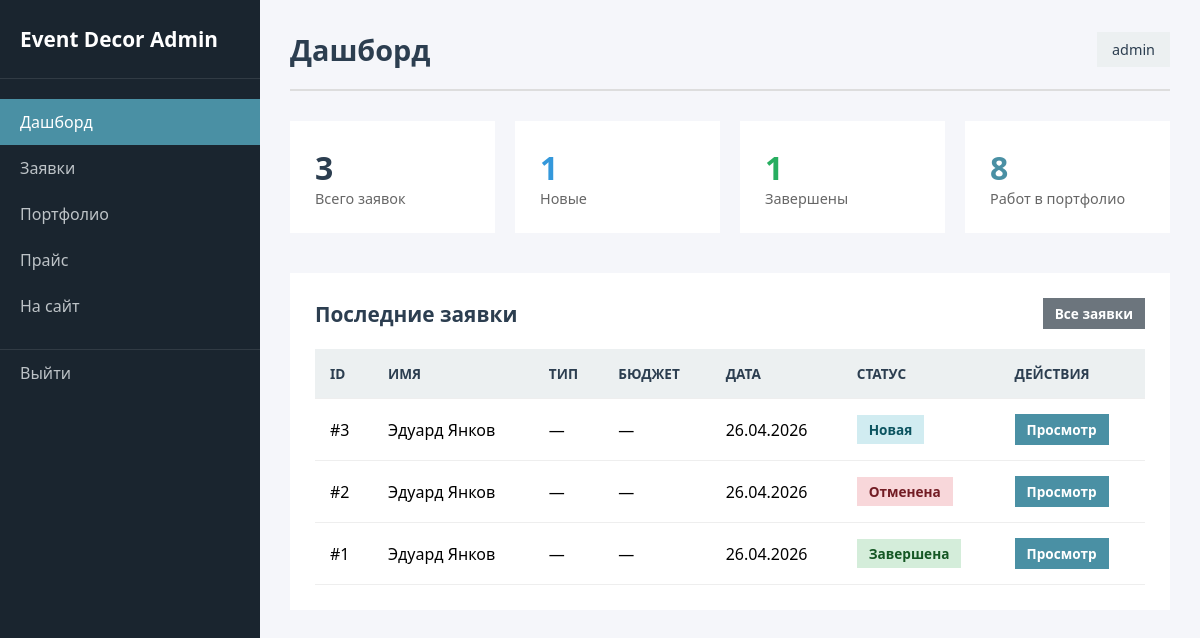
Page /admin (signed in) on the committed database.
### app.py (models this page shows)
class Order(db.Model):
    id = db.Column(db.Integer, primary_key=True)
    name = db.Column(db.String(100), nullable=False)
    phone = db.Column(db.String(20), nullable=False)
    email = db.Column(db.String(100), default='')
    event_date = db.Column(db.String(50))
    event_type = db.Column(db.String(50))
    sub_type = db.Column(db.String(50))
    budget = db.Column(db.String(50))
    message = db.Column(db.Text)
    status = db.Column(db.String(20), default='new')  # new, completed, cancelled
    created_at = db.Column(db.DateTime, default=datetime.utcnow)

### app.py (the view)
@app.route('/admin')
@login_required
def admin_dashboard():
    stats = {
        'total_orders': Order.query.count(),
        'new_orders': Order.query.filter_by(status='new').count(),
        'completed': Order.query.filter_by(status='completed').count(),
        'portfolio_items': PortfolioItem.query.count()
    }
    recent_orders = Order.query.order_by(Order.created_at.desc()).limit(5).all()
    return render_template('admin/dashboard.html', stats=stats, recent_orders=recent_orders)

### app.py (called while the page is built)
def login_required(f):
    @wraps(f)
    def decorated_function(*args, **kwargs):
        if 'logged_in' not in session:
            flash('Пожалуйста, войдите в систему', 'warning')
            return redirect(url_for('admin_login'))
        return f(*args, **kwargs)
    return decorated_function

### templates/admin/dashboard.html (shortened to what this page needs)
{% extends 'admin/base.html' %}
{% block page_title %}Дашборд{% endblock %}
{% block content %}
<div class="dashboard-stats">
    <div class="stat-card">
        <div class="stat-content">
            <span class="stat-number">{{ stats.total_orders }}</span>
            <span class="stat-label">Всего заявок</span>
        </div>
    </div>
    <div class="stat-card new">
        <div class="stat-content">
            <span class="stat-number">{{ stats.new_orders }}</span>
            <span class="stat-label">Новые</span>
        </div>
    </div>
    <div class="stat-card completed">
        <div class="stat-content">
            <span class="stat-number">{{ stats.completed }}</span>
            <span class="stat-label">Завершены</span>
        </div>
    </div>
    <div class="stat-card portfolio">
        <div class="stat-content">
            <span class="stat-number">{{ stats.portfolio_items }}</span>
            <span class="stat-label">Работ в портфолио</span>
        </div>
    </div>
</div>
<div class="dashboard-section">
    <div class="section-header">
        <h2>Последние заявки</h2>
        <a href="{{ url_for('admin_orders') }}" class="btn btn-secondary btn-sm">Все заявки</a>
    </div>
    <div class="table-container">
        <table class="admin-table">
            <thead>
                <tr>
                    <th>ID</th>
                    <th>Имя</th>
                    <th>Тип</th>
                    <th>Бюджет</th>
                    <th>Дата</th>
                    <th>Статус</th>
                    <th>Действия</th>
                </tr>
            </thead>
            <tbody>
                {% for order in recent_orders %}
                <tr>
                    <td>#{{ order.id }}</td>
                    <td>{{ order.name }}</td>
                    <td>{{ order.event_type or '—' }}{% if order.sub_type %} ({{ order.sub_type }}){% endif %}</td>
                    <td>{{ order.budget or '—' }}</td>
                    <td>{{ order.created_at.strftime('%d.%m.%Y') }}</td>
                    <td>
                        <span class="status-badge status-{{ order.status }}">
                            {% if order.status == 'new' %}Новая
                            {% elif order.status == 'completed' %}Завершена
                            {% elif order.status == 'cancelled' %}Отменена{% endif %}
                        </span>
                    </td>
                    <td>
                        <a href="{{ url_for('admin_order_detail', id=order.id) }}" class="btn btn-sm btn-primary">Просмотр</a>
                    </td>
                </tr>
                {% else %}
                <tr>
                    <td colspan="7" class="no-data">Заявок пока нет</td>
                </tr>
                {% endfor %}
            </tbody>
        </table>
    </div>
</div>
{% endblock %}

### static/css/admin.css (style rules this page uses)
:root { --admin-primary: #4a90a4; --admin-primary-dark: #3a7a8a; --admin-dark: #2c3e50; --admin-light: #ecf0f1; --admin-sidebar: #1a252f; --admin-white: #ffffff; --admin-success: #27ae60; --admin-warning: #f39c12; --admin-danger: #e74c3c; --admin-info: #3498db; }
* { margin: 0; padding: 0; box-sizing: border-box; }
body { font-family: 'Segoe UI', Tahoma, Geneva, Verdana, sans-serif; background: #f5f6fa; }
.dashboard-stats { display: grid; grid-template-columns: repeat(auto-fit, minmax(200px, 1fr)); gap: 20px; margin-bottom: 40px; }
.stat-card { background: var(--admin-white); padding: 25px; border-radius: 0; box-shadow: none; display: flex; align-items: center; gap: 20px; }
.stat-content { display: flex; flex-direction: column; }
.stat-number { font-size: 2rem; font-weight: bold; color: var(--admin-dark); }
.stat-label { color: #666; font-size: 0.9rem; }
.stat-card.new .stat-icon, .stat-card.new .stat-number { color: var(--admin-info); }
.stat-card.completed .stat-icon, .stat-card.completed .stat-number { color: var(--admin-success); }
.stat-card.portfolio .stat-icon, .stat-card.portfolio .stat-number { color: var(--admin-primary); }
.dashboard-section { background: var(--admin-white); padding: 25px; border-radius: 0; box-shadow: none; }
.section-header { display: flex; justify-content: space-between; align-items: center; margin-bottom: 20px; }
.section-header h2 { color: var(--admin-dark); font-size: 1.3rem; }
.table-container { overflow-x: auto; }
.admin-table { width: 100%; border-collapse: collapse; }
.admin-table th, .admin-table td { padding: 15px; text-align: left; border-bottom: 1px solid #eee; }
.admin-table th { background: var(--admin-light); color: var(--admin-dark); font-weight: 600; text-transform: uppercase; font-size: 0.85rem; }
.status-badge { display: inline-block; padding: 5px 12px; border-radius: 0; font-size: 0.85rem; font-weight: 600; }
.status-new { background: #d1ecf1; color: #0c5460; }
.status-completed { background: #d4edda; color: #155724; }
.status-cancelled { background: #f8d7da; color: #721c24; }
.btn { display: inline-block; padding: 10px 20px; border: none; border-radius: 0; text-decoration: none; font-weight: 600; cursor: pointer; transition: all 0.3s; font-size: 0.9rem; }
.btn-primary { background: var(--admin-primary); color: var(--admin-white); }
.btn-secondary { background: #6c757d; color: var(--admin-white); }
.btn-sm { padding: 6px 12px; font-size: 0.85rem; }

### rows in the picture
Order: id "3", name "Эдуард Янков", event_type "—", budget "—", created_at "26.04.2026", status "Новая"
Order: id "2", name "Эдуард Янков", event_type "—", budget "—", created_at "26.04.2026", status "Отменена"
Order: id "1", name "Эдуард Янков", event_type "—", budget "—", created_at "26.04.2026", status "Завершена"

### other values in the picture
{{ session.admin_username }} "admin"
{{ stats.total_orders }} "3"
{{ stats.new_orders }} "1"
{{ stats.completed }} "1"
{{ stats.portfolio_items }} "8"
